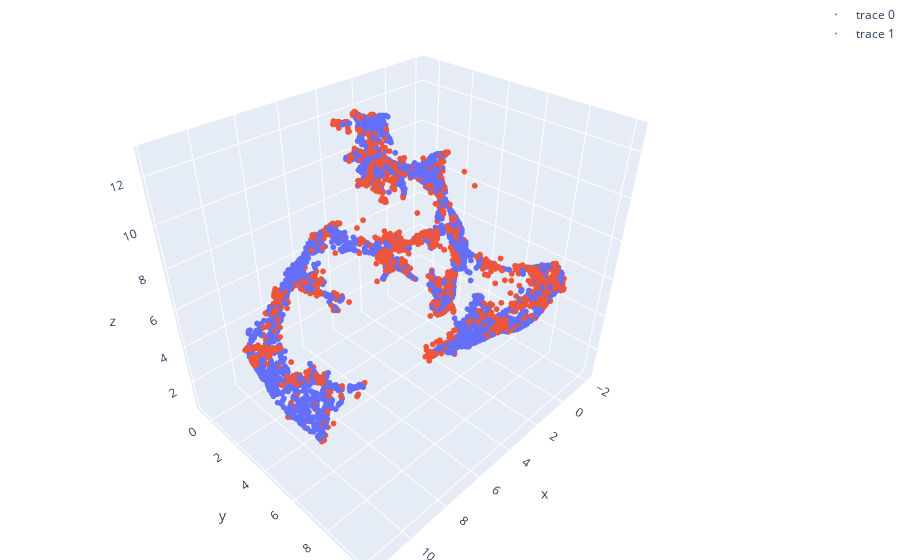

This figure's notebook cell:
### Code cell
fig = go.Figure(data=[go.Scatter3d(x=df["x1"], y=df["x2"], z = df["x3"], mode='markers')])

fig.add_trace(go.Scatter3d(x=dfRep["x1"], y=dfRep["x2"], z=dfRep["x3"], mode='markers'))
fig.update_traces(marker_size=2)

# tight layout
fig.update_layout(margin=dict(l=0, r=0, b=0, t=0))
fig.show()

### Figure 1 — Plotly figure (JSON) as saved in the notebook; plotly's stock layout.template omitted (floating-point values rounded to 4 significant figures; data arrays with more than 128 entries replaced by an {"elided": "..."} marker saying what was removed)
{"data": [{"marker": {"size": 2}, "mode": "markers", "type": "scatter3d", "x": {"elided": "5540 float values"}, "y": {"elided": "5540 float values"}, "z": {"elided": "5540 float values"}}, {"marker": {"size": 2}, "mode": "markers", "type": "scatter3d", "x": {"elided": "6760 float values"}, "y": {"elided": "6760 float values"}, "z": {"elided": "6760 float values"}}], "layout": {"margin": {"b": 0, "l": 0, "r": 0, "t": 0}}}
